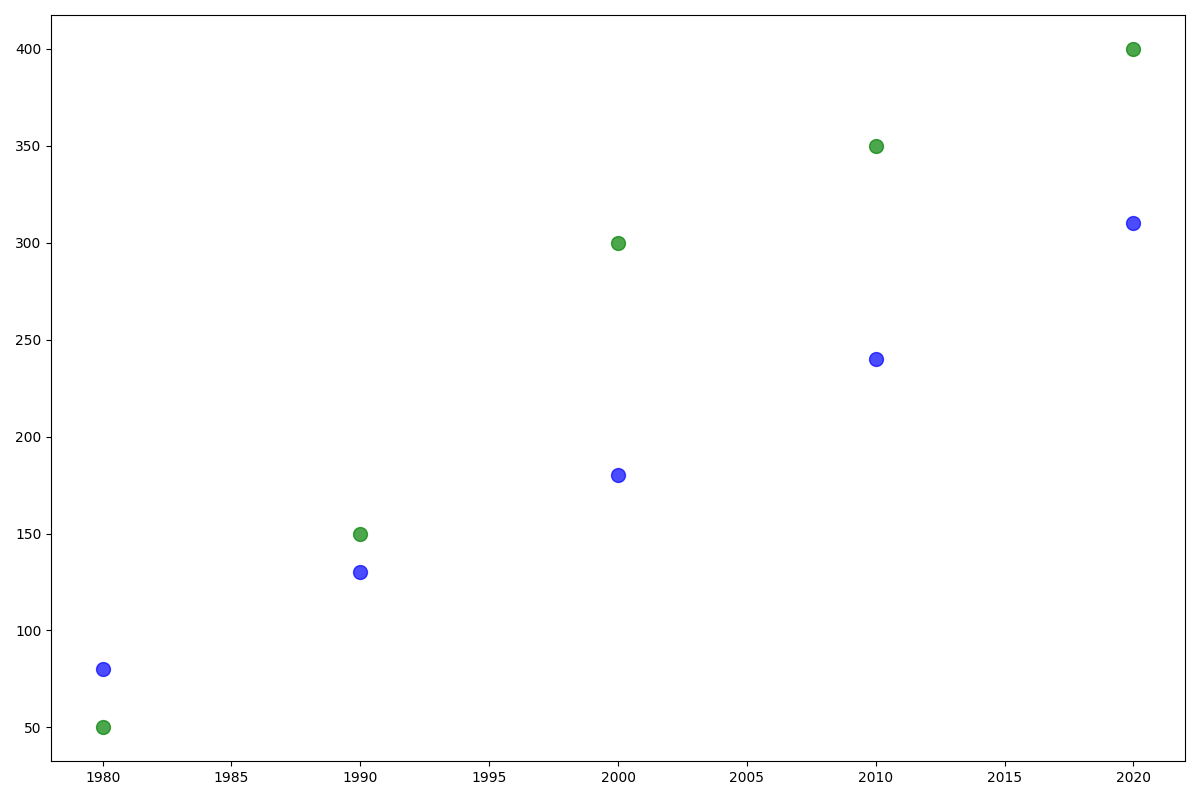

Python code for this plot:
import matplotlib.pyplot as plt
import numpy as np

decades = np.array([1980, 1990, 2000, 2010, 2020])
species_a_population = np.array([50, 150, 300, 350, 400])
species_c_population = np.array([80, 130, 180, 240, 310])

plt.figure(figsize=(12, 8))

plt.scatter(decades, species_a_population, color='green', s=100, alpha=0.7)  # Removed edgecolor='k'
plt.scatter(decades, species_c_population, color='blue', s=100, alpha=0.7)  # Removed edgecolor='k'

plt.tight_layout()
plt.show()
